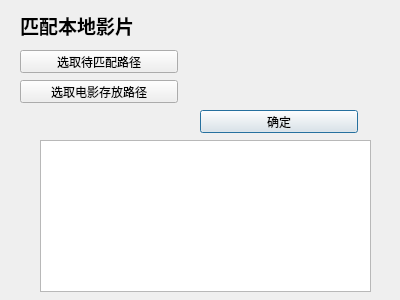
<?xml version="1.0" encoding="UTF-8"?>
<ui version="4.0">
 <class>Dialog</class>
 <widget class="QDialog" name="Dialog">
  <property name="geometry">
   <rect>
    <x>0</x>
    <y>0</y>
    <width>400</width>
    <height>300</height>
   </rect>
  </property>
  <property name="windowTitle">
   <string>Dialog</string>
  </property>
  <widget class="QLabel" name="label">
   <property name="geometry">
    <rect>
     <x>20</x>
     <y>10</y>
     <width>158</width>
     <height>31</height>
    </rect>
   </property>
   <property name="font">
    <font>
     <pointsize>14</pointsize>
     <bold>true</bold>
    </font>
   </property>
   <property name="text">
    <string>匹配本地影片</string>
   </property>
  </widget>
  <widget class="QPushButton" name="go_btn">
   <property name="geometry">
    <rect>
     <x>200</x>
     <y>110</y>
     <width>158</width>
     <height>23</height>
    </rect>
   </property>
   <property name="text">
    <string>确定</string>
   </property>
  </widget>
  <widget class="QPushButton" name="capture_path_btn">
   <property name="geometry">
    <rect>
     <x>20</x>
     <y>50</y>
     <width>158</width>
     <height>23</height>
    </rect>
   </property>
   <property name="text">
    <string>选取待匹配路径</string>
   </property>
  </widget>
  <widget class="QPushButton" name="movie_path_btn">
   <property name="geometry">
    <rect>
     <x>20</x>
     <y>80</y>
     <width>158</width>
     <height>23</height>
    </rect>
   </property>
   <property name="text">
    <string>选取电影存放路径</string>
   </property>
  </widget>
  <widget class="QLabel" name="capture_path_label">
   <property name="geometry">
    <rect>
     <x>190</x>
     <y>50</y>
     <width>131</width>
     <height>16</height>
    </rect>
   </property>
   <property name="text">
    <string/>
   </property>
  </widget>
  <widget class="QLabel" name="movie_path_label">
   <property name="geometry">
    <rect>
     <x>190</x>
     <y>80</y>
     <width>131</width>
     <height>16</height>
    </rect>
   </property>
   <property name="text">
    <string/>
   </property>
  </widget>
  <widget class="QTextBrowser" name="log_area">
   <property name="geometry">
    <rect>
     <x>40</x>
     <y>140</y>
     <width>331</width>
     <height>152</height>
    </rect>
   </property>
  </widget>
 </widget>
 <resources/>
 <connections/>
</ui>
